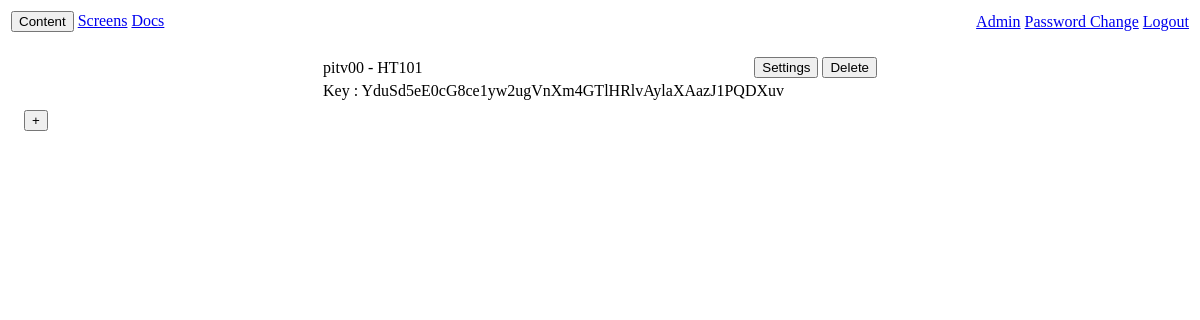
The app's page /screens (signed in), older data.
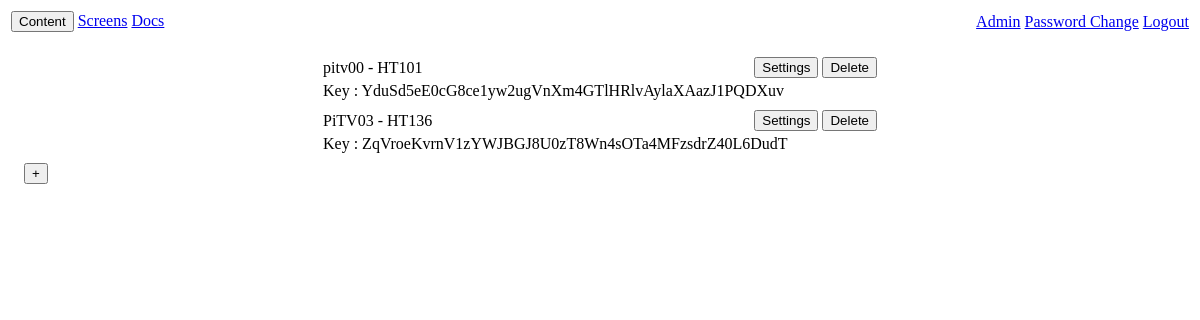
The same page, newer data.
### manager/models.py (models this page shows)
class Screen(models.Model):
    tvName = models.CharField("Name", max_length=200)
    hostIP = models.CharField("Host Addr. or IP:", default="192.168.0.X", max_length=2000)
    width = models.IntegerField("Screen Width", default=1920)
    height = models.IntegerField("Screen Height", default=1080)
    key = models.CharField("Key", max_length=48, default="FILL")
    useSchedule = models.BooleanField("Use Schedule", default=False)
    startTime = models.DateTimeField("TV On Time", default=datetime.now, blank=True)
    endTime = models.DateTimeField("TV On Time", default=datetime.now, blank=True)

### manager/views.py (the view)
# urls.py: path('screens', views.screens, name='Screen Settings'),
@login_required
def screens(request):
    print("SCREENS!")
    content = {
        'screens': [],
        'msg':'HI!'
    }
    s = Screen.objects.all().order_by('id')
    for item in s:
        content['screens'].append({
            'id' : item.id,
            'name' : item.tvName,
            'addr' : item.hostIP,
            'width': item.width,
            'height': item.height,
            'useSched':item.useSchedule,
            'starttime':item.startTime.strftime("%H:%M"),
            'endtime': item.endTime.strftime("%H:%M"),
            'key' : item.key
        })
    return render(request, 'screens.html', content)

### manager/templates/screens.html (shortened to what this page needs)
{% load static %}
{% include "preamble.html" %}
<body>
  {% include "appbar.html" %}
  <table width="100%">
    {% for tv in screens %}
    <tr>
      <td align="center">
        <div style="width:35em" align="center">
          <div class="mui-panel" id="screen_{{ tv.id }}">
            <table align="center" width="100%">
              <tr>
                <td align="left">{{ tv.name }}</td>
                <td align="right">
                  <button class="mui-btn mui-btn--small mui-btn--primary" type="button" name="Details{{ tv.name }}" onclick="tsv('settings_{{tv.name}}')">Settings</button>
                  <button class="mui-btn mui-btn--small mui-btn--danger" type="button" name="DelBtn" onclick="deleteScreenConfirm('{{ tv.name }}', '{{ csrf_token }}')">Delete</button>
                </td>
              </tr>
              <tr>
                <td colspan="3">Key : {{tv.key}}</td>
              </tr>
            </table>
          </div>
        </div>
      </td>
    </tr>
    {% endfor %}
  </table>
  <div style="padding-left: 1em; padding-bottom:0.25em; padding-top:0.25em">
    <button type="button" name="add screen" class="mui-btn mui-btn--fab mui-btn--primary" onclick="addScreen()" id="addScreenBtn">+</button>
  </div>
</body>

### manager/templates/preamble.html (shortened to what this page needs)
{% load static %}
{% block preamble %}
<head>
  <link rel="stylesheet" href="{% static './css/master-material.css' %}">
  <link href="//cdn.muicss.com/mui-0.9.43/css/mui.min.css" rel="stylesheet" type="text/css"/>
</head>
{% endblock preamble %}

### manager/templates/appbar.html
{% block appbar %}
<div class="mui-appbar">
  <table width="100%">
    <tr style="vertical-align:middle">
      <td>
        <a href="/"><button type="button" name="button" class="mui-btn mui-btn--primary">Content</button></a>
        <a href="/screens" class="mui-btn mui-btn--primary" >Screens</a>
        <a href="/documentation" class="mui-btn mui-btn--primary">Docs</a>
      </td>
      <td align="right">
        <a href="/admin" class="mui-btn mui-btn--primary">Admin</a>
        <a href="{% url 'password_change' %}" class="mui-btn mui-btn--primary">Password Change</a>
        <a href="{% url 'logout' %}" class="mui-btn mui-btn--primary">Logout</a>
      </td>
    </tr>
  </table>
</div>
{% endblock appbar %}

Row changes from the older to the newer data that the page shows:
added Screen: name "PiTV03 - HT136", key "ZqVroeKvrnV1zYWJBGJ8U0zT8Wn4sOTa4MFzsdrZ40L6DudT"
Text that changed along with them:
new list line: "Settings Delete Key :"
